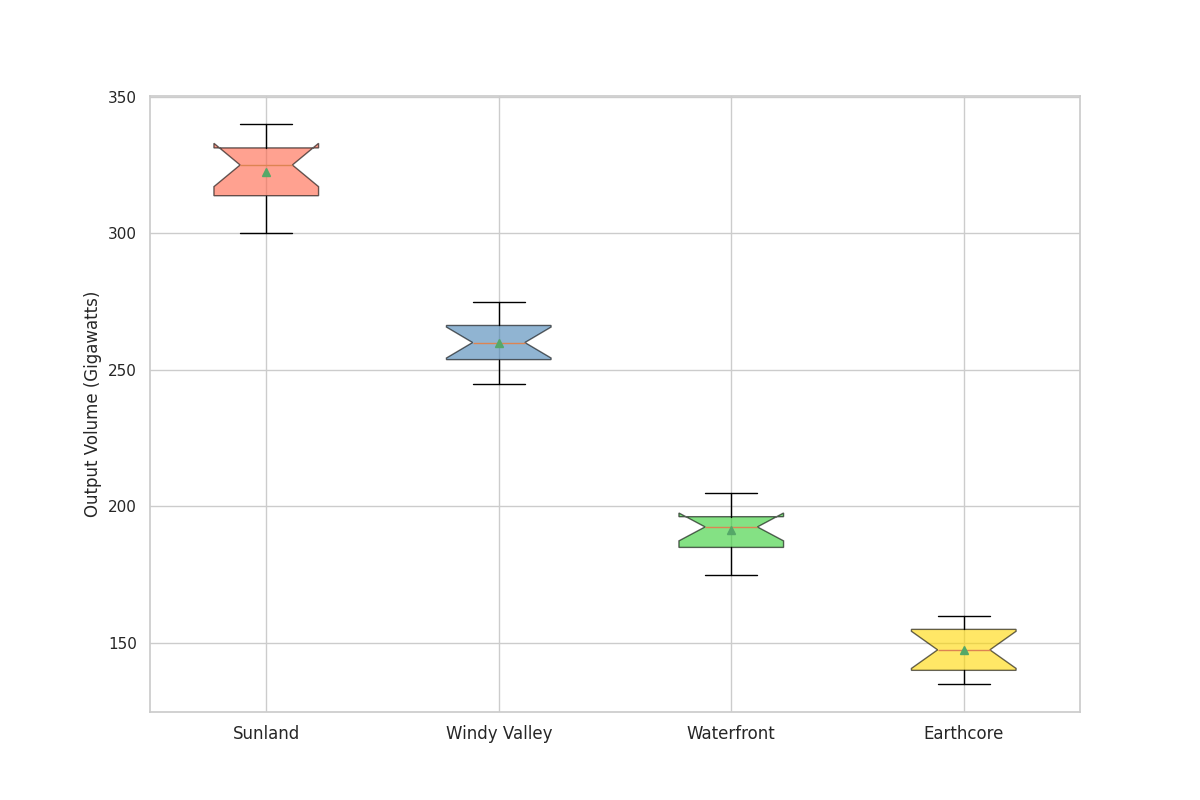

Reproduce this figure in Python.
import matplotlib.pyplot as plt
import numpy as np

regions = ['Sunland', 'Windy Valley', 'Waterfront', 'Earthcore']
sunland_energy = [320, 300, 310, 305, 315, 330, 335, 325, 340, 330, 325, 335]
windy_valley_energy = [250, 260, 245, 255, 265, 270, 275, 260, 255, 250, 265, 270]
waterfront_energy = [180, 190, 185, 175, 195, 200, 205, 195, 200, 190, 185, 195]
earthcore_energy = [140, 135, 145, 140, 150, 155, 160, 155, 150, 145, 140, 155]

energy_data = [sunland_energy, windy_valley_energy, waterfront_energy, earthcore_energy]

fig, ax = plt.subplots(figsize=(12, 8))

boxplots = ax.boxplot(energy_data, vert=True, patch_artist=True, showmeans=True, notch=True)

colors = ['#FF6347', '#4682B4', '#32CD32', '#FFD700']
for patch, color in zip(boxplots['boxes'], colors):
    patch.set(facecolor=color, alpha=0.6)

# Removed customizations for whiskers, caps, medians, and means that are principally stylistic

ax.set_ylabel('Output Volume (Gigawatts)', fontsize=12)
ax.set_xticks([1, 2, 3, 4])
ax.set_xticklabels(regions, fontsize=12)

plt.show()
